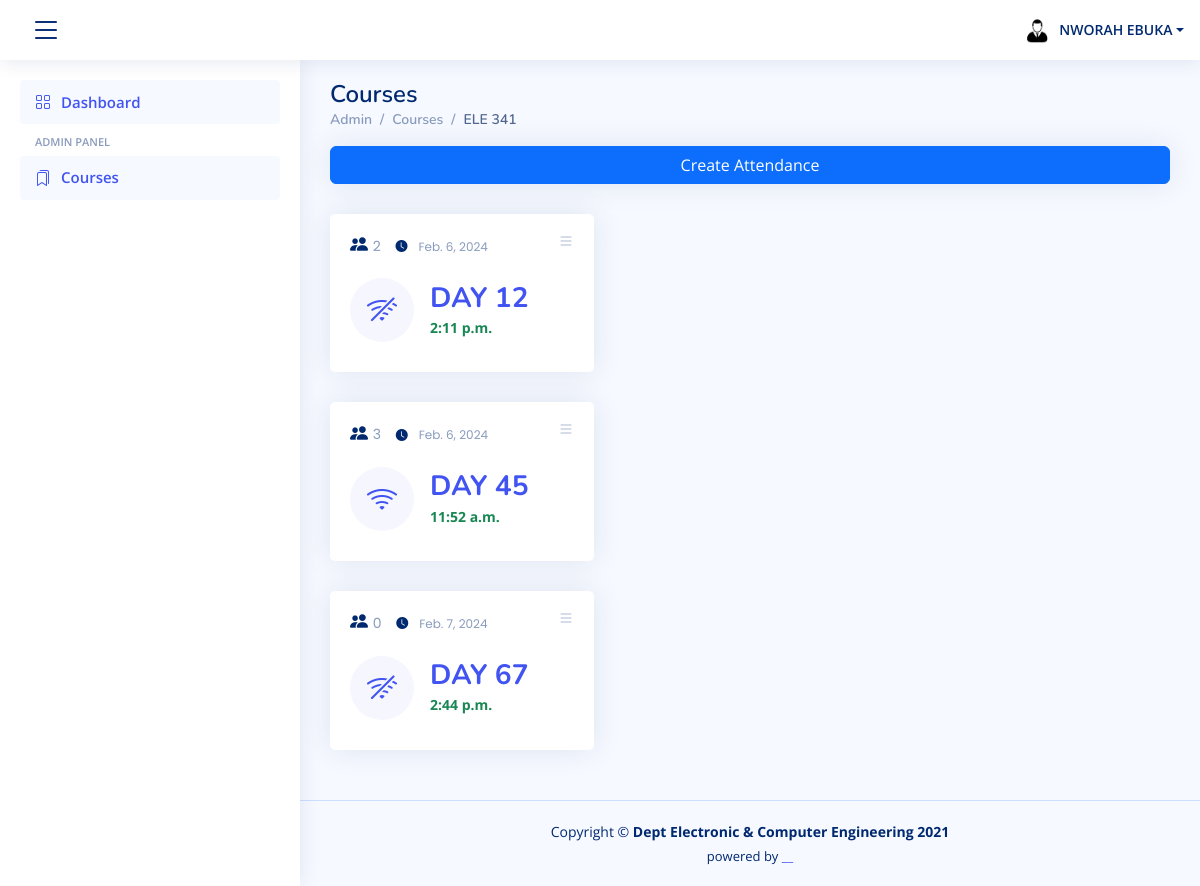
The app's page /attendances/10/ (signed in), older data.
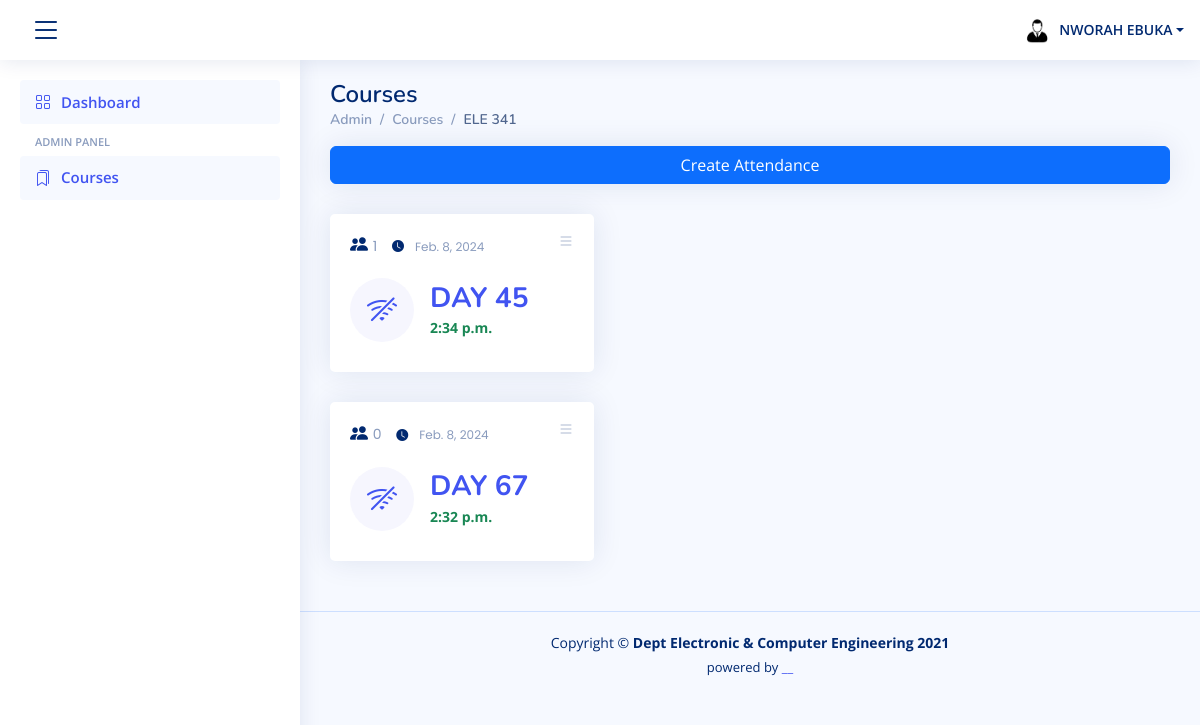
The same page, newer data.
### attendance/models.py (models this page shows, shortened)
class Attendance(models.Model):
    course = models.ForeignKey(Course, on_delete=models.CASCADE, default=None)
    day_number = models.PositiveIntegerField(default=0)
    start_date = models.DateField(auto_now=True)
    start_time = models.TimeField(auto_now=True)
    active = models.BooleanField(default=False)
    class Meta:
        unique_together = ['course', 'day_number']
    def total_attendees(self):
        return self.attendee_set.count()

### attendance/views.py (the view)
# urls.py: path('attendances/<int:pk>/', AttendanceList, name='attendance_list'),
def AttendanceList(request, pk):
    course = Course.objects.get(pk=pk)
    attendance = Attendance.objects.filter(course=pk).order_by('day_number')
    student = Student.objects.get(reg_number=request.user)
    sex = {'M':'male'}.get(student.sex) # the need for the profile picture
    context = {'attendances':attendance, 'course':course, 'sex':sex}
    return render(request, template_name='attendance_list.html', context=context)

### templates/attendance_list.html (shortened to what this page needs)
{% extends "partials/base.html" %}
{%load humanize %}
{% block content %}
<main id="main" class="main">
    <div class="pagetitle">
      <h1>Courses</h1>
      <nav>
        <ol class="breadcrumb">
          <li class="breadcrumb-item"><a href="{% url 'dashboard' %}">Admin</a></li>
          <li class="breadcrumb-item"><a href="{% url 'course_list' %}">Courses</a></li>
          <li class="breadcrumb-item active">{{course.name}}</li>
        </ol>
      </nav>
    </div>
    <div class="card">
        <button type="button" class="btn btn-primary" data-bs-toggle="modal" data-bs-target="#verticalycentered">
            Create Attendance
        </button>
    </div>
    <section class="section dashboard">
        {% if attendances %}
        {% for attendance in attendances %}
        <div class="row ">
            <div class="col-lg-8 col-xxl-2">
                <div class="row">
                    <div class="col-xxl-3 col-md-6 ">
                        <div class="card  info-card sales-card">
                            <div class="filter">
                                <a class="icon" href="#" data-bs-toggle="dropdown"><i class="bi bi-list"></i></a>
                            </div>
                            <div class="card-body">
                                <h5 class="card-title"><i class="bi bi-people-fill"></i> <span>{{attendance.total_attendees}}  <span style='color:#012970; padding-left:11px; font-size:12px;'><i class='bi bi-clock-fill'></i><span style='color:#899bbd; padding-left:11px; font-size:12px;'>{{attendance.start_date}}</span></span> </span></h5>
                                <div class="d-flex align-items-center">
                                    <div class="card-icon rounded-circle d-flex align-items-center justify-content-center">
                                        {%if attendance.active%}
                                        <i class=" bi-wifi"></i>
                                        {% else %}
                                        <i class=" bi-wifi-off"></i>
                                        {%endif%}
                                    </div>
                                    <div class="ps-3">
                                        <h6><a href="{% url 'attendee_list' attendance.id %}">DAY {{attendance.day_number|apnumber }}</a></h6>
                                        <span class="text-success small pt-1 fw-bold">{{attendance.start_time}} </span>
                                    </div>
                                </div>
                            </div>
                        </div>
                    </div>
                </div>
            </div>
        </div>
        {% endfor %}
        {% else %}
        <h6>No Registered Attendance!</h6>
        {% endif %}
    </section>
</main>
{% endblock %}

Row changes from the older to the newer data that the page shows:
removed Attendance: total_attendees "2", start_date "Feb. 6, 2024", active False (drawn), day_number|apnumber "12", start_time "2:11 p.m."
changed Attendance (number 1 of 2 on the later page): total_attendees "3" → "1"; start_date "Feb. 6, 2024" → "Feb. 8, 2024"; active True → False (drawn); start_time "11:52 a.m." → "2:34 p.m."
changed Attendance (number 2 of 2 on the later page): start_date "Feb. 7, 2024" → "Feb. 8, 2024"; start_time "2:44 p.m." → "2:32 p.m."
